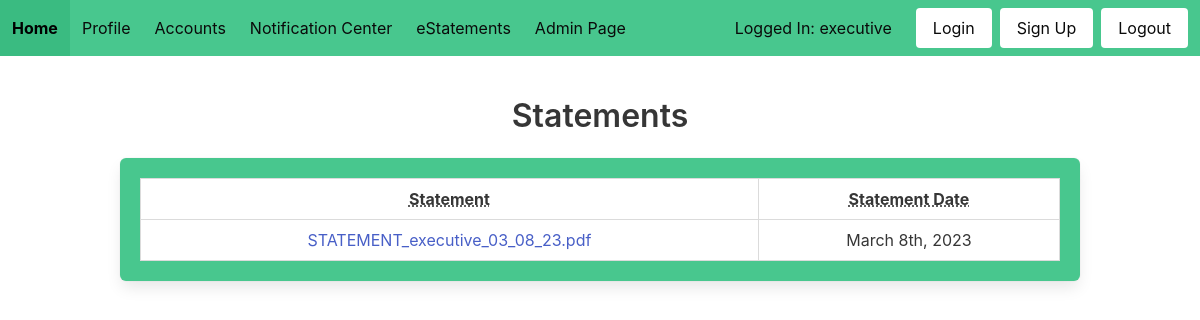
Page /view_eStatements/ (signed in) on the earlier database version.
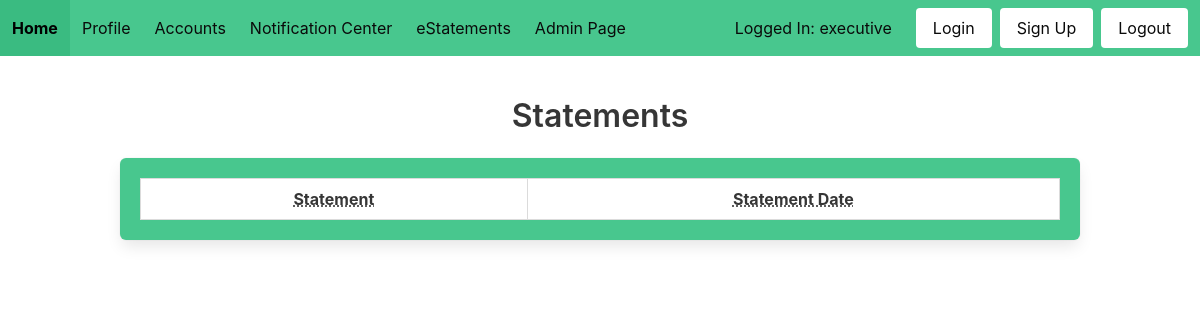
Same page on the later database version.
### models.py (models this page shows)
class User(UserMixin, db.Model):
    id = db.Column(db.Integer, primary_key=True)
    username = db.Column(db.String(100), unique=True)
    password = db.Column(db.String(100))
    name = db.Column(db.String(1000))

class Statements(db.Model):
    id = db.Column(db.Integer, primary_key=True)
    username = db.Column(db.String(100))
    date = db.Column(db.Date)
    name = db.Column(db.String(100))
    path = db.Column(db.String(1000))
    term = db.Column(db.Integer)

### main.py (the view)
@main.route('/view_eStatements/', methods=['GET','POST'])
@login_required
def view_eStatements():
    statements = Statements.query.filter_by(username=current_user.username)
    filenames = {}
    dates = {}
    for statement in statements:
        filenames[statement.id] = Path(statement.path).parts[-1]
        dates[statement.id] = format_date_3(statement.date)
    return render_template('eStatements.html', statements=statements, filenames=filenames, dates=dates)

### app.py (called while the page is built)
def create_app():
    app = Flask(__name__)
    cf = open('app_config.json', 'r')
    config = json.load(cf)
    cf.close()
    app.config['SECRET_KEY'] = config['SECRET_KEY']
    app.config['SQLALCHEMY_DATABASE_URI'] = config['SQLALCHEMY_DATABASE_URI']
    app.config['PROJECT_ROOT'] = Path(os.path.realpath(os.path.dirname(__file__)))
    db.init_app(app)
    from auth import auth
    app.register_blueprint(auth)
    from main import main
    app.register_blueprint(main)
    from admin import admin
    app.register_blueprint(admin)
    login_manager = LoginManager()
    login_manager.login_view = 'auth.login'
    login_manager.init_app(app)
    from models import User
    @login_manager.user_loader
    def load_user(id):
        return User.query.get(int(id))
    return app

### format.py (called while the page is built)
def format_date_3(dt):
    day_map = {0: '0th', 1: '1st', 2: '2nd', 3: '3rd', 4: '4th',
               5: '5th', 6: '6th', 7: '7th', 8: '8th', 9: '9th'}
    month_map = {1: 'January', 2: 'Feburary', 3: 'March', 4: 'April',
                 5: 'May', 6: 'June', 7: 'July', 8: 'August',
                 9: 'September', 10: 'October', 11: 'November',
                 12: 'December'}
    res = month_map[dt.month] + ' '
    if dt.day // 10:
        res += str(dt.day)[0]
    res += day_map[int(str(dt.day)[-1])] + ', ' + str(dt.year)
    return res

### templates/eStatements.html
{% extends "form_base.html" %}
{% block content %}
<h1 class="title">Statements</h1>
<div class="box has-background-success">
    <table class="table is-fullwidth is-striped is-hoverable is-bordered">
        <thead>
            <tr>
                <th><abbr title="Statement">Statement</abbr></th>
                <th><abbr title="Statement Date">Statement Date</abbr></th>
            </tr>
        </thead>
        <tbody>
            {% for statement in statements %}
                <tr>
                    <td><a href="{{ url_for('main.get_eStatement', id=statement.id) }}">{{ filenames[statement.id] }}</a></td>
                    <td>{{ dates[statement.id] }}</td>
                </tr>
            {% endfor %}
        </tbody>
    </table>
</div>
{% endblock %}

### templates/form_base.html (shortened to what this page needs)
<!DOCTYPE html>
<html>
<head>
    <link rel="stylesheet" href="https://cdnjs.cloudflare.com/ajax/libs/bulma/0.7.2/css/bulma.min.css" />
</head>
<body>
    <nav class="navbar is-success is-fixed-top">
        <div class="navbar-brand is-success">
            <a class="navbar-item has-text-black is-success" href="{{ url_for('main.home') }}">
                <strong>Home</strong>
            </a>
        </div>
        <div class="navbar-menu has-background-success" id="nav-links">
            <div class="navbar-start">
                <a href="{{ url_for('main.profile') }}" class="navbar-item has-text-black">Profile</a>
                <div class="navbar-item has-dropdown is-hoverable">
                    <a class="navbar-link has-text-black is-arrowless">Accounts</a>
                </div>
                <a href="{{ url_for('main.alerts') }}" class="navbar-item has-text-black">Notification Center</a>
                <a href="{{ url_for('main.view_eStatements') }}" class="navbar-item has-text-black">eStatements</a>
                {% if current_user.id == 1 %}
                    <a href="{{ url_for('admin.bank_settings') }}" class="navbar-item has-text-black">Admin Page</a>
                {% endif %}
            </div>
            <div class="navbar-end is-success">
                {% if current_user.is_authenticated %}
                    <p class="navbar-item has-text-black">Logged In: {{ current_user.username }}</p>
                {% endif %}
                <div class="navbar-item">
                    <div class="buttons">
                        <a href="{{ url_for('auth.login') }}" class="button is-white">Login</a>
                        <a href="{{ url_for('auth.signup') }}" class="button is-white">Sign Up</a>
                        <a href="{{ url_for('auth.logout') }}" class="button is-white">Logout</a>
                    </div>
                </div>
            </div>
        </div>
    </nav>
    <div class="hero-body">
        <div class="container is-centered has-text-centered">
            {% block content %}
            {% endblock %}
        </div>
    </div>
</body>
</html>

Differences in the rows shown:
removed Statements: filenames "STATEMENT_executive_03_08_23.pdf", id "March 8th, 2023"
